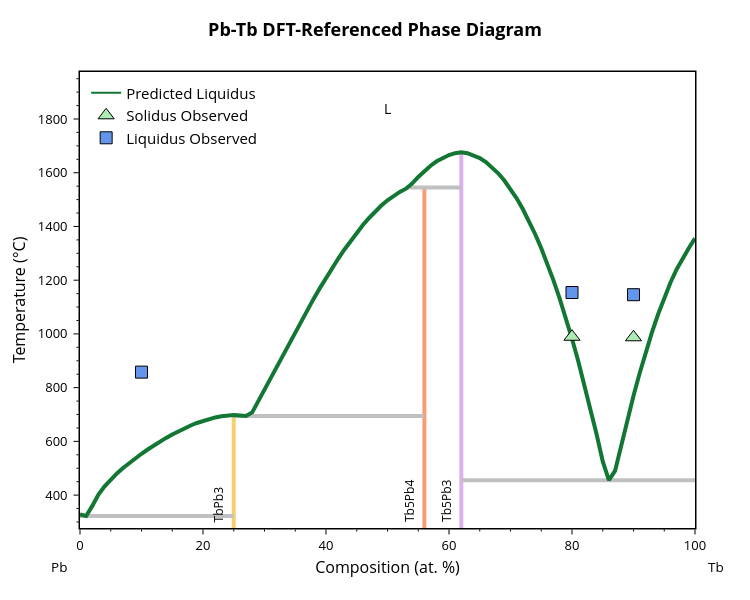

Notebook code cell kept with this figure:
### Markdown cell above
Now that we have some datapoints, let's add them to the figure to see how well our initial predicition performed

### Code cell
def add_experimental_traces(figure: go.Figure):
    """Add experimental observation traces to a plotly figure"""

    # Add solidus observed markers
    figure.add_trace(go.Scatter(
            x=[point[0] for point in solidus_points],
            y=[point[1] for point in solidus_points],
            mode='markers',
            marker=dict(color='#ADEBB3', size=14, symbol='triangle-up', line=dict(width=1, color='black')),
            name='Solidus Observed'
    ))

    # Add liquidus observed markers
    figure.add_trace(go.Scatter(
            x=[point[0] for point in liquidus_points],
            y=[point[1] for point in liquidus_points],
            mode='markers',
            marker=dict(color='cornflowerblue', size=12, symbol='square', line=dict(width=1, color='black')),
            name='Liquidus Observed'
    ))

fig = blp.get_plot('pred')
add_experimental_traces(fig) # add the experimental data to the plot
fig.show()

### Figure 1 — Plotly figure (JSON) as saved in the notebook; plotly's stock layout.template omitted (floating-point values rounded to 4 significant figures)
{"data": [{"hovertemplate": "label=TbPb3<br>x=%{x}<br>t=%{y}<extra></extra>", "legendgroup": "TbPb3", "line": {"color": "rgb(246, 207, 113)", "dash": "solid", "width": 4}, "marker": {"symbol": "circle"}, "mode": "lines", "name": "TbPb3", "orientation": "v", "showlegend": false, "type": "scatter", "x": [25, 25, 25, 25, 25, 25, 25, 25, 25, 25, 25, 25, 25, 25, 25, 25, 25, 25, 25, 25, 25, 25, 25, 25, 25, 25, 25, 25, 25], "xaxis": "x", "y": [322.2, 694.3, 696.6, 696.5, 359.8, 401.7, 432.6, 537.2, 500.7, 519.5, 683.5, 676.5, 668.4, 613.0, 637.9, 625.9, 689.2, 693.6, 698.1, 698.1, 480.5, 458.1, 569.8, 553.9, 649.0, 659.2, 584.9, 599.3, -273.1], "yaxis": "y"}, {"hovertemplate": "label=Tb5Pb4<br>x=%{x}<br>t=%{y}<extra></extra>", "legendgroup": "Tb5Pb4", "line": {"color": "rgb(248, 156, 116)", "dash": "solid", "width": 4}, "marker": {"symbol": "circle"}, "mode": "lines", "name": "Tb5Pb4", "orientation": "v", "showlegend": false, "type": "scatter", "x": [56.0, 56.0, 56.0, 56.0, 56.0, 56.0, 56.0, 56.0, 56.0, 56.0, 56.0, 56.0, 56.0, 56.0, 56.0, 56.0, 56.0, 56.0, 56.0, 56.0, 56.0, 56.0, 56.0, 56.0, 56.0, 56.0, 56.0, 56.0, 56.0], "xaxis": "x", "y": [694.3, 1456.0, 1405.0, 1432.0, 1245.0, 1281.0, 1314.0, 1545.0, 1497.0, 1478.0, 1377.0, 1346.0, 1541.0, 1208.0, 1091.0, 966.0, 1514.0, 1529.0, 1131.0, 1170.0, 1008.0, 1050.0, 708.0, 750.8, 837.1, 793.9, 880.2, 923.3, -273.1], "yaxis": "y"}, {"hovertemplate": "label=Tb5Pb3<br>x=%{x}<br>t=%{y}<extra></extra>", "legendgroup": "Tb5Pb3", "line": {"color": "rgb(220, 176, 242)", "dash": "solid", "width": 4}, "marker": {"symbol": "circle"}, "mode": "lines", "name": "Tb5Pb3", "orientation": "v", "showlegend": false, "type": "scatter", "x": [62, 62, 62, 62, 62, 62, 62, 62, 62, 62, 62, 62, 62, 62, 62, 62, 62, 62, 62, 62, 62, 62, 62, 62, 62, 62, 62, 62, 62, 62, 62, 62, 62, 62, 62, 62], "xaxis": "x", "y": [455.4, 1626.0, 1545.0, 1560.0, 1673.0, 1261.0, 1421.0, 1540.0, 1059.0, 900.4, 982.2, 525.5, 626.3, 813.9, 722.5, 1585.0, 1607.0, 1676.0, 1676.0, 1642.0, 1656.0, 1673.0, 1666.0, 1372.0, 1319.0, 1505.0, 1465.0, 1665.0, 1654.0, 1621.0, 1640.0, 1598.0, 1571.0, 1198.0, 1131.0, -273.1], "yaxis": "y"}, {"hovertemplate": "x=%{x}<br>y=%{y}<extra></extra>", "legendgroup": "", "line": {"color": "Silver", "dash": "solid", "width": 4}, "marker": {"symbol": "circle"}, "mode": "lines", "name": "", "orientation": "v", "showlegend": false, "type": "scatter", "x": [0, 1, 25], "xaxis": "x", "y": [322.2, 322.2, 322.2], "yaxis": "y"}, {"hovertemplate": "x=%{x}<br>y=%{y}<extra></extra>", "legendgroup": "", "line": {"color": "Silver", "dash": "solid", "width": 4}, "marker": {"symbol": "circle"}, "mode": "lines", "name": "", "orientation": "v", "showlegend": false, "type": "scatter", "x": [62, 86, 100], "xaxis": "x", "y": [455.4, 455.4, 455.4], "yaxis": "y"}, {"hovertemplate": "x=%{x}<br>y=%{y}<extra></extra>", "legendgroup": "", "line": {"color": "Silver", "dash": "solid", "width": 4}, "marker": {"symbol": "circle"}, "mode": "lines", "name": "", "orientation": "v", "showlegend": false, "type": "scatter", "x": [25, 27, 56.0], "xaxis": "x", "y": [694.3, 694.3, 694.3], "yaxis": "y"}, {"hovertemplate": "x=%{x}<br>y=%{y}<extra></extra>", "legendgroup": "", "line": {"color": "Silver", "dash": "solid", "width": 4}, "marker": {"symbol": "circle"}, "mode": "lines", "name": "", "orientation": "v", "showlegend": false, "type": "scatter", "x": [53, 56.0, 62], "xaxis": "x", "y": [1545.0, 1545.0, 1545.0], "yaxis": "y"}, {"hovertemplate": "label=L<br>x=%{x}<br>t=%{y}<extra></extra>", "legendgroup": "L", "line": {"color": "#117733", "dash": "solid", "width": 4}, "marker": {"symbol": "circle"}, "mode": "lines", "name": "L", "orientation": "v", "showlegend": false, "type": "scatter", "x": [0, 1, 2, 3, 4, 5, 6, 7.0, 8, 9, 10, 11, 12, 13, 14.0, 15, 16, 17, 18, 19, 20, 21, 22, 23, 24, 25, 26, 27, 28.0, 29.0, 30, 31, 32, 33, 34, 35, 36, 37, 38, 39, 40, 41, 42, 43, 44, 45, 46, 47, 48, 49, 50, 51, 52, 53, 54, 55.0, 56.0, 57.0, 58.0, 59, 60, 61, 62, 63, 64, 65, 66, 67, 68, 69, 70, 71, 72, 73, 74, 75, 76, 77, 78, 79, 80, 81, 82, 83, 84, 85, 86, 87, 88, 89, 90, 91, 92, 93, 94, 95, 96, 97, 98, 99, 100], "xaxis": "x", "y": [327.6, 322.2, 359.8, 401.7, 432.6, 458.1, 480.5, 500.7, 519.5, 537.2, 553.9, 569.8, 584.9, 599.3, 613.0, 625.9, 637.9, 649.0, 659.2, 668.4, 676.5, 683.5, 689.2, 693.6, 696.6, 698.1, 696.5, 694.3, 708.0, 750.8, 793.9, 837.1, 880.2, 923.3, 966.0, 1008.0, 1050.0, 1091.0, 1131.0, 1170.0, 1208.0, 1245.0, 1281.0, 1314.0, 1346.0, 1377.0, 1405.0, 1432.0, 1456.0, 1478.0, 1497.0, 1514.0, 1529.0, 1541.0, 1560.0, 1585.0, 1607.0, 1626.0, 1642.0, 1656.0, 1666.0, 1673.0, 1676.0, 1673.0, 1665.0, 1654.0, 1640.0, 1621.0, 1598.0, 1571.0, 1540.0, 1505.0, 1465.0, 1421.0, 1372.0, 1319.0, 1261.0, 1198.0, 1131.0, 1059.0, 982.2, 900.4, 813.9, 722.5, 626.3, 525.5, 455.4, 490.0, 587.8, 681.1, 769.8, 853.5, 932.1, 1005.0, 1073.0, 1135.0, 1191.0, 1240.0, 1283.0, 1320.0, 1356.0], "yaxis": "y"}, {"marker": {"color": "#117733"}, "mode": "lines", "name": "Predicted Liquidus", "showlegend": true, "type": "scatter", "x": [null], "y": [null]}, {"marker": {"color": "#ADEBB3", "line": {"color": "black", "width": 1}, "size": 14, "symbol": "triangle-up"}, "mode": "markers", "name": "Solidus Observed", "type": "scatter", "x": [80, 90], "y": [989.4, 987.5]}, {"marker": {"color": "cornflowerblue", "line": {"color": "black", "width": 1}, "size": 12, "symbol": "square"}, "mode": "markers", "name": "Liquidus Observed", "type": "scatter", "x": [10, 80, 90], "y": [857.8, 1154.0, 1146]}], "layout": {"annotations": [{"borderpad": 5, "font": {"color": "black", "size": 12}, "showarrow": false, "text": "TbPb3", "textangle": -90, "x": 22.5, "y": 277.6, "yanchor": "bottom"}, {"borderpad": 5, "font": {"color": "black", "size": 12}, "showarrow": false, "text": "Tb5Pb4", "textangle": -90, "x": 53.5, "y": 277.6, "yanchor": "bottom"}, {"borderpad": 5, "font": {"color": "black", "size": 12}, "showarrow": false, "text": "Tb5Pb3", "textangle": -90, "x": 59.5, "y": 277.6, "yanchor": "bottom"}, {"font": {"color": "black", "size": 14}, "showarrow": false, "text": "L", "x": 50, "y": 1839.0}, {"font": {"color": "black", "size": 13.5}, "showarrow": false, "text": "Pb", "x": -0.05, "xanchor": "left", "xref": "paper", "y": -0.086, "yanchor": "middle", "yref": "paper"}, {"font": {"color": "black", "size": 13.5}, "showarrow": false, "text": "Tb", "x": 1.05, "xanchor": "right", "xref": "paper", "y": -0.086, "yanchor": "middle", "yref": "paper"}], "font": {"color": "black", "size": 13}, "height": 600, "legend": {"font": {"size": 15}, "x": 0.01, "xanchor": "left", "y": 0.99, "yanchor": "top"}, "margin": {"b": 72, "r": 55, "t": 72}, "plot_bgcolor": "white", "showlegend": true, "title": {"font": {"color": "black", "size": 18}, "text": "<b>Pb-Tb DFT-Referenced Phase Diagram</b>", "x": 0.5, "xanchor": "center", "yanchor": "bottom"}, "width": 750, "xaxis": {"linecolor": "black", "linewidth": 1.5, "minor": {"nticks": 5, "tickcolor": "black", "ticklen": 2, "ticks": "outside", "tickwidth": 1}, "mirror": true, "range": [0, 100], "showline": true, "tickcolor": "black", "tickformat": ".0f", "ticklen": 5, "ticks": "outside", "tickwidth": 1, "title": {"font": {"size": 16}, "standoff": 8, "text": "Composition (at. %)"}}, "yaxis": {"linecolor": "black", "linewidth": 1.5, "minor": {"nticks": 5, "tickcolor": "black", "ticklen": 2, "ticks": "outside", "tickwidth": 1}, "mirror": true, "range": [277.6, 1975.0], "showline": true, "tickcolor": "black", "ticklen": 5, "ticks": "outside", "ticksuffix": " ", "tickwidth": 1, "title": {"font": {"size": 16}, "standoff": 8, "text": "Temperature (°C)"}}}}
